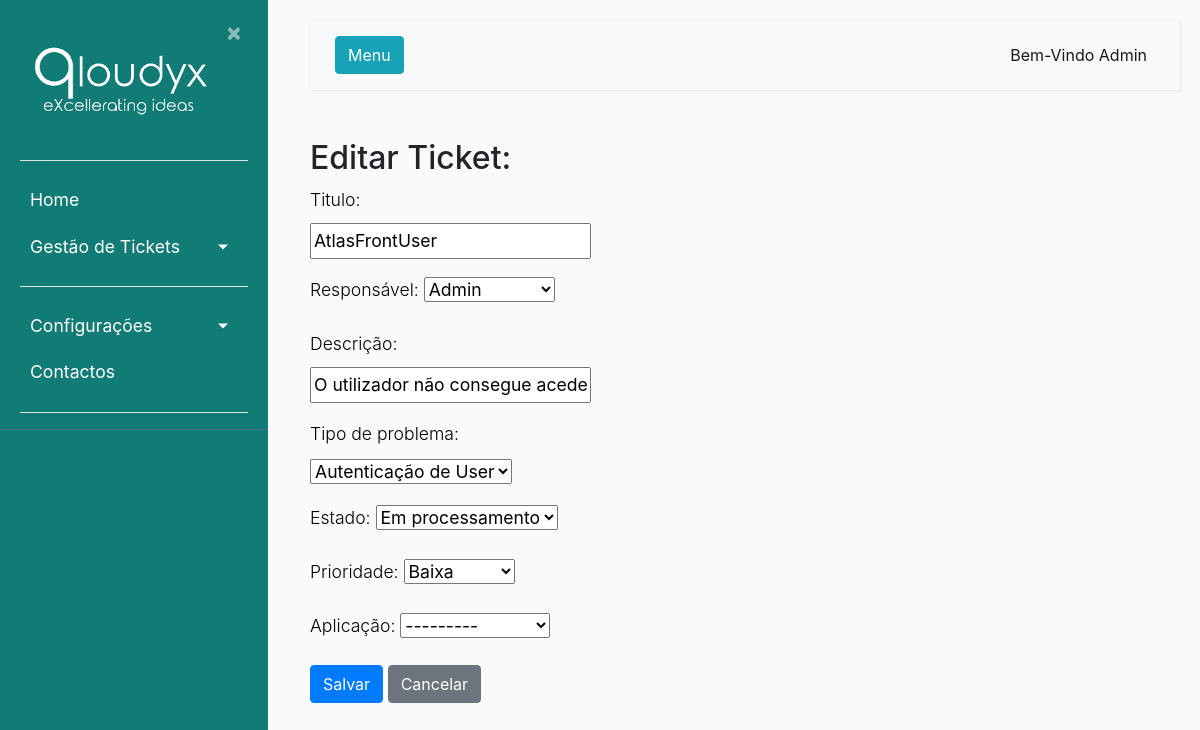
Page /1/editar/ (signed in) on the earlier database version.
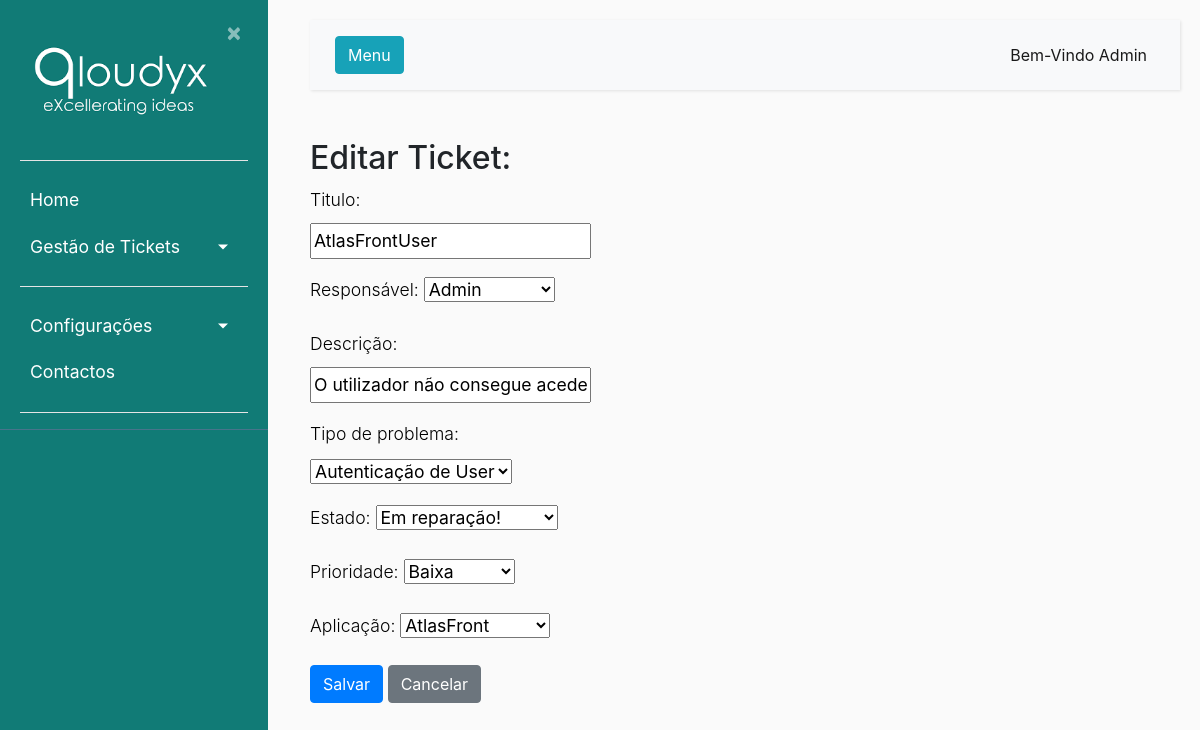
Same page on the later database version.
### ticket/models.py (models this page shows, shortened)
class StatusLog(models.Model):
    estado = models.ForeignKey(Estado, on_delete=models.CASCADE, verbose_name='Estado')
    usuario = models.ForeignKey(Usuarios, on_delete=models.CASCADE, verbose_name='Utilizador')
    dataHora = models.DateTimeField(default=timezone.now(), verbose_name='Data de Criação')
    def __str__(self):
        return f"{self.estado}"

class Estado(models.Model):
    estado = models.CharField(max_length=20)
    cor = models.CharField(max_length=30)
    font_color = models.CharField(max_length=30)
    descricao = models.CharField(max_length=300)
    def __str__(self):
        return self.estado

class Ticket(models.Model):
    nome = models.CharField(max_length=50, verbose_name='Titulo')
    dataCriacao = models.DateTimeField(default=timezone.now(), verbose_name='Data de Criação')
    descricao = models.CharField(max_length=300, verbose_name='Descrição')
    usuarios = models.ForeignKey(Usuarios, null = True, on_delete=models.CASCADE, related_name="responsavel", verbose_name='Responsável')
    app_tpPedidos = models.ForeignKey(Apps_tpPedidos, on_delete=models.CASCADE, verbose_name='Tipo de Problema')
    prioridade = models.ForeignKey(Prioridade, null = True , on_delete=models.CASCADE, verbose_name='Prioridade')
    resolucao = models.ForeignKey(Resolucao, null = True, on_delete=models.CASCADE, verbose_name='Resolução')
    id_Proprietario = models.ForeignKey(Usuarios, null = True, on_delete=models.CASCADE, related_name="criador", verbose_name='Criador do Ticket')
    estado = models.ForeignKey(StatusLog,null = True,default = 1, on_delete=models.CASCADE, verbose_name='Estado Atual')
    usuario_app = models.ForeignKey(Usuarios_Apps,null = True, on_delete=models.CASCADE)

class Usuarios(AbstractBaseUser):
    nome = models.CharField(max_length=100, unique=True,verbose_name='Utilizador')
    email = models.EmailField(verbose_name='E-mail')
    foto = models.ImageField(null=True, blank=True, upload_to='users/uploads/fotos',verbose_name='Foto')
    descricao = models.CharField(max_length=250, null=True)
    EscolhasRole = {
    ("Interno", "Interno"),
    ("Operador", "Operador"),
    ("Cliente", "Cliente"),
    }
    role = models.CharField(max_length=50,choices= EscolhasRole ,verbose_name='Cargo')
    entidade = models.ForeignKey(Entidades, on_delete=models.CASCADE, verbose_name='Entidade')
    telefone = PhoneNumberField(null=True, blank=False, unique=True, verbose_name='Telefone')
    date_of_birth = models.DateField(verbose_name='Data de Nascimento')
    is_active = models.BooleanField(default=True, verbose_name='Ativo?')
    is_admin = models.BooleanField(default=False, verbose_name='Admin?')
    objects = MyUserManager()
    USERNAME_FIELD = 'nome'
    REQUIRED_FIELDS = ['date_of_birth','email']
    def __str__(self):
        return self.nome

class TiposPedidos(models.Model):
    nome = models.CharField(max_length=100, verbose_name='Pedido')
    descricao = models.CharField(max_length=300, verbose_name='Descrição')
    def __str__(self):
        return self.nome

### ticket/views.py (the view, shortened to what this page needs)
# urls.py: path('<int:pk>/editar/', views.editar_ticket, name='editar_ticket'),  # Editar ticket
@login_required
def editar_ticket(request, pk):
    if request.user.nome == "Admin" or request.user.role == "Interno":
        ticket = get_object_or_404(Ticket,pk=pk)
        if request.method == 'POST':
            form = TicketFormAdmin(request.POST, instance=ticket)
            if form.is_valid():
                form.save()
                messages.success(request, f'Ticket editado com sucesso.')
                return redirect(reverse('listaticket'))
        else:
            form = TicketFormAdmin(instance=ticket)
        return render(request, 'ticket/editar_ticket.html', {'form': form, 'ticket': ticket})

### users/forms.py
class TicketFormAdmin(forms.ModelForm):
    class Meta:
        model = Ticket
        fields = ['nome','usuarios','descricao','app_tpPedidos','estado','prioridade', 'usuario_app']
        labels = {
        "nome": "Titulo",
        "descricao":"Descrição",
        "app_tpPedidos": "Tipo de problema",
        "estado": "Estado",
        "prioridade":"Prioridade",
        "usuario_app" : "Aplicação",
    }

### ticket/models.py (called while the page is built)
    def __str__(self):
        return self.nome

    def __str__(self):
        return self.nome

    def __str__(self):
        return f"{self.app}"

    def __str__(self):
        return f"{self.tipoPedidos}"

### ticket/templates/ticket/editar_ticket.html (shortened to what this page needs)
{% extends "ticket/base.html" %}
{% block content %}
    <body>
        <h2 class="mt-2">Editar Ticket: {{ object.pk }} {{ object.titulo }}</h2>
        <form method="post">
            {{ form.as_p }}
            <button type="submit" class="btn btn-primary">Salvar</button>
            <a href="{% url 'listaticket' %}" class="btn btn-secondary">Cancelar</a>
        </form>
    </body>
{% endblock content %}

Differences in the rows shown:
changed Ticket "Admin": usuario_app "---------" → "AtlasFront"
computed for StatusLog: estado "Em processamento" → "Em reparação!"
